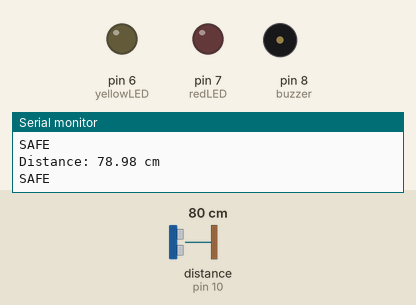
The sketch below on a simulated Arduino Uno, built with avr-gcc and run on an emulated ATmega328P. Parts: output pins drawn as LEDs (lit = HIGH), buzzer (waves = sounding), the last lines printed to the serial monitor. Wiring (inferred from the names in the program): ultrasonic range finder: trigger pin 9; echo pin 10. Dashed ring = blinking. The test bench sets the inputs (shaded band); at power-on: distance to the obstacle (sensor on pin 10) 80 cm. The echo pulse lasts 58.3 µs per cm; pins used as bus, display or sensor lines are not drawn.

Above: at 1.2 s.
1.3 s: distance to the obstacle (sensor on pin 10) set to 56 cm
2.8 s: distance to the obstacle (sensor on pin 10) set to 47 cm
At 3.2 s:
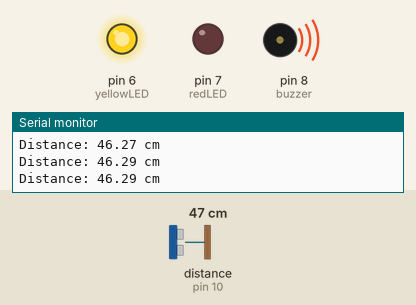
5.8 s: distance to the obstacle (sensor on pin 10) set to 22 cm
8.8 s: distance to the obstacle (sensor on pin 10) set to 19 cm
At 8.9 s:
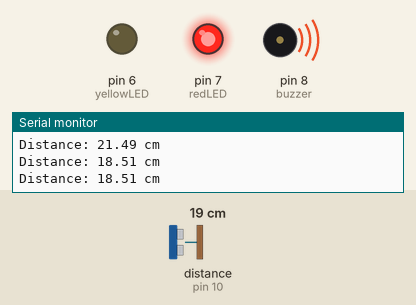
11.8 s: distance to the obstacle (sensor on pin 10) set to 12 cm
14.8 s: distance to the obstacle (sensor on pin 10) set to 9 cm
At 15.05 s:
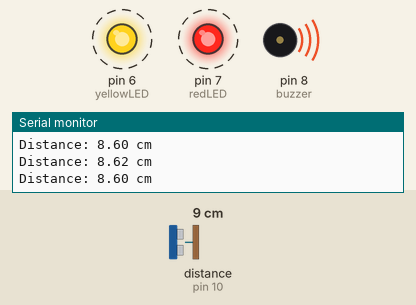
Timing chart, 0 to 18.8 s (numbered marks = the images above; inputs shaded):
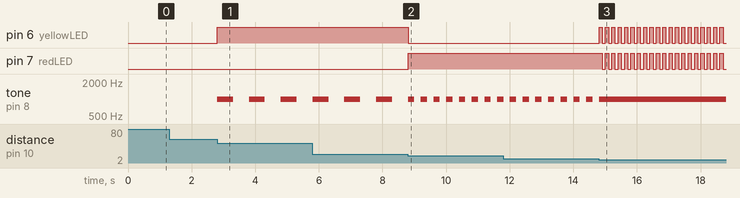

Measured:
- the behaviour switches between 51 and 50 cm on distance to the obstacle (sensor on pin 10) (found by bisection; images 0 and 1)
- the behaviour switches between 21 and 20 cm on distance to the obstacle (sensor on pin 10) (found by bisection; images 1 and 2)
- the behaviour switches between 11 and 10 cm on distance to the obstacle (sensor on pin 10) (found by bisection; images 2 and 3)
- after the input at 2.8 s, pin 6 (yellowLED): LOW → HIGH at once; tone on pin 8 (buzzer): alternates 1000 Hz for 0.50 s and silent for 0.50 s, starting at once
- after the input at 8.8 s, pin 6 (yellowLED): HIGH → LOW at once; pin 7 (redLED): LOW → HIGH at once; tone on pin 8 (buzzer): alternates 1000 Hz for 0.20 s and silent for 0.20 s, starting after 0.21 s
- after the input at 14.8 s, pin 6 (yellowLED): alternates HIGH for 0.10 s and LOW for 0.10 s, starting at once; pin 7 (redLED): alternates HIGH for 0.10 s and LOW for 0.10 s, starting after 0.11 s; tone on pin 8 (buzzer): goes on until 14.8 s, then stays 1000 Hz

The sketch:

ultrasonic_parking.ino
```cpp
const int trigPin = 9;
const int echoPin = 10;

const int yellowLED = 6;
const int redLED = 7;
const int buzzer = 8;

unsigned long sensorTimer = 0;
unsigned long blinkTimer = 0;

bool blinkState = false;

void setup() {

  pinMode(trigPin, OUTPUT);
  pinMode(echoPin, INPUT);

  pinMode(yellowLED, OUTPUT);
  pinMode(redLED, OUTPUT);
  pinMode(buzzer, OUTPUT);

  Serial.begin(9600);
}

void loop() {

  unsigned long currentMillis = millis();

  // Read sensor every 50 ms
  if (currentMillis - sensorTimer >= 50) {

    sensorTimer = currentMillis;

    digitalWrite(trigPin, LOW);
    delayMicroseconds(2);

    digitalWrite(trigPin, HIGH);
    delayMicroseconds(10);

    digitalWrite(trigPin, LOW);

    long duration = pulseIn(echoPin, HIGH);

    float distance = duration * 0.034 / 2;

    Serial.print("Distance: ");
    Serial.print(distance);
    Serial.println(" cm");

    // SAFE
    if (distance > 50) {

      digitalWrite(redLED, LOW);
      digitalWrite(yellowLED, LOW);

      noTone(buzzer);

      Serial.println("SAFE");
    }

    // 20–50 cm
    else if (distance > 20) {

      digitalWrite(redLED, LOW);
      digitalWrite(yellowLED, HIGH);

      if (currentMillis - blinkTimer >= 500) {

        blinkTimer = currentMillis;

        blinkState = !blinkState;

        if (blinkState)
          tone(buzzer, 1000);
        else
          noTone(buzzer);
      }
    }

    // 10–20 cm
    else if (distance > 10) {

      digitalWrite(redLED, HIGH);
      digitalWrite(yellowLED, LOW);

      if (currentMillis - blinkTimer >= 200) {

        blinkTimer = currentMillis;

        blinkState = !blinkState;

        if (blinkState)
          tone(buzzer, 1000);
        else
          noTone(buzzer);
      }
    }

    // Less than 10 cm
    else {

      if (currentMillis - blinkTimer >= 100) {

        blinkTimer = currentMillis;

        blinkState = !blinkState;

        digitalWrite(redLED, blinkState);
        digitalWrite(yellowLED, blinkState);

        tone(buzzer, 1000);
      }
    }
  }
}
```
